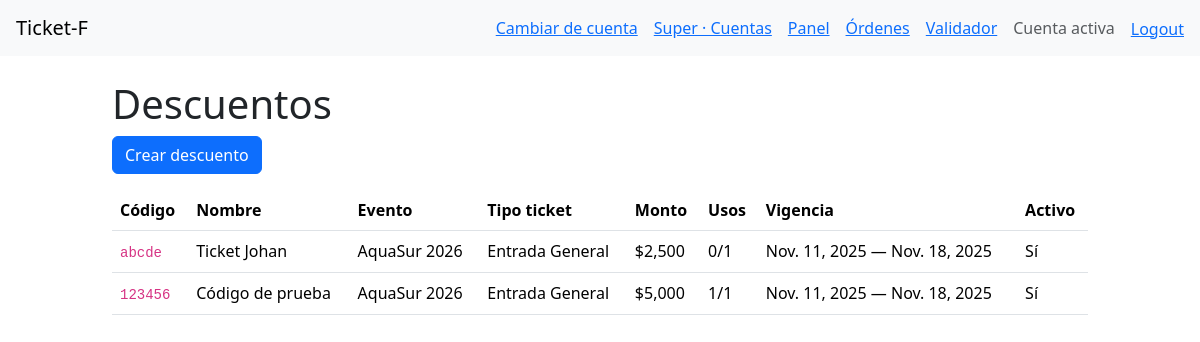
/tickets/descuentos/ (signed in), run on the app's committed database.
### tickets/models.py (models this page shows, shortened)
class DiscountCode(models.Model):
    cuenta = models.ForeignKey("accounts.Cuenta", on_delete=models.CASCADE, related_name="discount_codes")
    evento = models.ForeignKey("events.Evento", on_delete=models.CASCADE, related_name="discount_codes")
    nombre = models.CharField(max_length=120)
    codigo = models.CharField(max_length=50, unique=True)
    tipo_ticket = models.ForeignKey("tickets.TipoTicket", null=True, blank=True,
                                    on_delete=models.CASCADE, related_name="discount_codes")
    monto_descuento = models.PositiveIntegerField()
    usos_maximos = models.PositiveIntegerField(default=1)
    usos_actuales = models.PositiveIntegerField(default=0)
    vigente_desde = models.DateField(null=True, blank=True)
    vigente_hasta = models.DateField(null=True, blank=True)
    activo = models.BooleanField(default=True)
    class Meta:
        ordering = ["-id"]

class TipoTicket(models.Model):
    evento = models.ForeignKey(Evento, on_delete=models.CASCADE, related_name="tipos")
    nombre = models.CharField(max_length=120)
    precio = models.DecimalField(max_digits=10, decimal_places=2, default=0)
    access_policy = models.CharField(max_length=20, choices=ACCESS, default="un_dia")
    reentry_rule = models.CharField(max_length=20, choices=REENTRY, default="una_vez_por_dia")
    includes_congress = models.BooleanField(default=False)
    is_vip = models.BooleanField(default=False)
    is_free = models.BooleanField(default=False)
    valid_day = models.DateField(null=True, blank=True)  # si access_policy=un_dia (opcional)
    activo = models.BooleanField(default=True)
    creado_en = models.DateTimeField(auto_now_add=True)
    is_parking = models.BooleanField(default=False)
    class Meta:
        unique_together = ("evento", "nombre")
        ordering = ("-creado_en",)

### events/models.py (models this page shows, shortened)
class Evento(models.Model):
    id = models.BigAutoField(primary_key=True)
    cuenta = models.ForeignKey(Cuenta, on_delete=models.CASCADE, related_name="eventos")
    nombre = models.CharField(max_length=160)
    slug = models.SlugField(max_length=170)
    estado = models.CharField(max_length=15, choices=ESTADOS, default="borrador")
    fecha_inicio = models.DateField(null=True, blank=True)
    fecha_termino = models.DateField(null=True, blank=True)
    ubicacion = models.CharField(max_length=200, blank=True)
    banner_url = models.URLField(blank=True)
    creado_en = models.DateTimeField(auto_now_add=True)
    actualizado_en = models.DateTimeField(auto_now=True)
    class Meta:
        unique_together = ("cuenta", "slug")
        ordering = ("-creado_en",)

### tickets/views_discounts.py (the view)
# urls.py: path("descuentos/", views_discounts.discounts_list, name="discounts_list"),
@login_required
def discounts_list(request):
    cuenta = _current_account(request)
    qs = DiscountCode.objects.filter(cuenta=cuenta).select_related("evento", "tipo_ticket")
    return render(request, "tickets/discounts_list.html", {"cuenta": cuenta, "items": qs})

### tickets/views_discounts.py (called while the page is built)
def _current_account(request):
    cid = request.session.get("cuenta_id")
    if cid:
        c = Cuenta.objects.filter(id=cid).first()
        if c:
            return c
    return Cuenta.objects.first()

### templates/tickets/discounts_list.html
{% extends "base.html" %}
{% load humanize %}
{% block content %}
<div class="container" style="max-width:1000px;">
  <h1>Descuentos</h1>
  <div class="mb-3">
    <a class="btn btn-primary" href="{% url 'tickets:discounts_create' %}">Crear descuento</a>
  </div>
  <table class="table">
    <thead>
      <tr>
        <th>Código</th>
        <th>Nombre</th>
        <th>Evento</th>
        <th>Tipo ticket</th>
        <th>Monto</th>
        <th>Usos</th>
        <th>Vigencia</th>
        <th>Activo</th>
      </tr>
    </thead>
    <tbody>
      {% for d in items %}
      <tr>
        <td><code>{{ d.codigo }}</code></td>
        <td>{{ d.nombre }}</td>
        <td>{{ d.evento.nombre }}</td>
        <td>{% if d.tipo_ticket %}{{ d.tipo_ticket.nombre }}{% else %}<em>Todos</em>{% endif %}</td>
        <td>${{ d.monto_descuento|intcomma }}</td>
        <td>{{ d.usos_actuales }}/{{ d.usos_maximos }}</td>
        <td>
          {% if d.vigente_desde %}{{ d.vigente_desde }}{% else %}-{% endif %} —
          {% if d.vigente_hasta %}{{ d.vigente_hasta }}{% else %}-{% endif %}
        </td>
        <td>{{ d.activo|yesno:"Sí,No" }}</td>
      </tr>
      {% empty %}
      <tr><td colspan="8" class="text-muted">Aún no hay descuentos creados.</td></tr>
      {% endfor %}
    </tbody>
  </table>
</div>
{% endblock %}

### templates/base.html (shortened to what this page needs)
<!DOCTYPE html>
<html lang="es">
  <head>
    <link
      rel="stylesheet"
      href="https://cdn.jsdelivr.net/npm/bootstrap@5.3.3/dist/css/bootstrap.min.css"
    />
  </head>
  <body>
    <nav class="navbar bg-light px-3">
      <a class="navbar-brand" href="{% url 'public:home' %}">Ticket-F</a>
      <div class="ms-auto">
        {% if user.is_authenticated %}
        <nav class="d-flex gap-3 align-items-center">
          {% if user.is_superuser %}
            <a href="{% url 'accounts:select_account' %}">Cambiar de cuenta</a>
          {% endif %}
          {% if user.is_superuser %}
            <a href="{% url 'accounts:super_cuentas' %}">Super · Cuentas</a>
          {% endif %}
          <a href="{% url 'accounts:admin_dashboard' %}">Panel</a>
          <a href="{% url 'orders:list' %}">Órdenes</a>
          <a href="{% url 'orders:validator' %}">Validador</a>
          <span class="text-muted">Cuenta activa</span>
          <form action="{% url 'logout' %}" method="post" style="display:inline;">
            <button type="submit" class="btn btn-link" style="padding:0; border:0; background:none;">
              Logout
            </button>
          </form>
        </nav>
      {% else %}
        <nav class="d-flex gap-3 align-items-center">
          <a class="btn btn-primary btn-sm" href="{% url 'accounts:login' %}">Login</a>
        </nav>
      {% endif %}
      </div>
    </nav>
    <main class="container py-4">{% block content %}{% endblock %}
    </main>
  </body>
</html>

### data on the page
DiscountCode: codigo "abcde", nombre "Ticket Johan", evento.nombre "AquaSur 2026", tipo_ticket.nombre "Entrada General", monto_descuento "2,500", usos_actuales "0", usos_maximos "1", vigente_desde "Nov. 11, 2025", vigente_hasta "Nov. 18, 2025", activo "Sí"
DiscountCode: codigo "123456", nombre "Código de prueba", evento.nombre "AquaSur 2026", tipo_ticket.nombre "Entrada General", monto_descuento "5,000", usos_actuales "1", usos_maximos "1", vigente_desde "Nov. 11, 2025", vigente_hasta "Nov. 18, 2025", activo "Sí"
